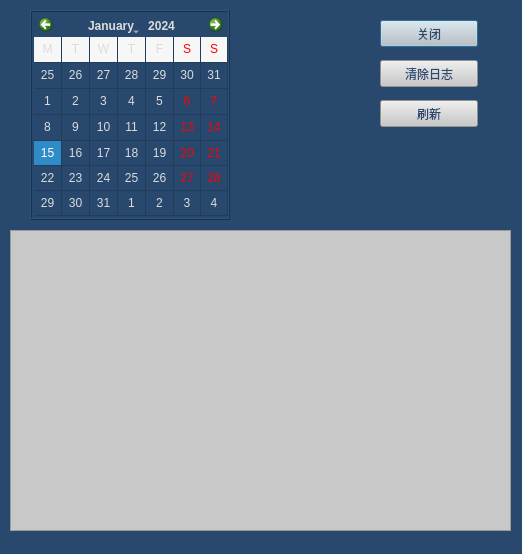
<?xml version="1.0" encoding="UTF-8"?>
<ui version="4.0">
 <class>EventLogDialog</class>
 <widget class="QDialog" name="EventLogDialog">
  <property name="geometry">
   <rect>
    <x>0</x>
    <y>0</y>
    <width>522</width>
    <height>554</height>
   </rect>
  </property>
  <property name="windowTitle">
   <string>Dialog</string>
  </property>
  <property name="styleSheet">
   <string notr="true">background: rgb(40, 72, 110);
color: rgb(220, 220, 220);</string>
  </property>
  <widget class="QTextEdit" name="logviewtextEdit">
   <property name="enabled">
    <bool>true</bool>
   </property>
   <property name="geometry">
    <rect>
     <x>10</x>
     <y>230</y>
     <width>501</width>
     <height>301</height>
    </rect>
   </property>
   <property name="font">
    <font>
     <pointsize>14</pointsize>
    </font>
   </property>
   <property name="styleSheet">
    <string notr="true">background: rgb(200,200,200);
color: rgb(40,72,110);</string>
   </property>
   <property name="horizontalScrollBarPolicy">
    <enum>Qt::ScrollBarAlwaysOff</enum>
   </property>
   <property name="readOnly">
    <bool>true</bool>
   </property>
  </widget>
  <widget class="QPushButton" name="closepushButton">
   <property name="geometry">
    <rect>
     <x>380</x>
     <y>20</y>
     <width>98</width>
     <height>27</height>
    </rect>
   </property>
   <property name="styleSheet">
    <string notr="true">background: rgb(200,200,200);
color: rgb(40,72,110);</string>
   </property>
   <property name="text">
    <string>关闭</string>
   </property>
  </widget>
  <widget class="QFrame" name="searchframe">
   <property name="geometry">
    <rect>
     <x>30</x>
     <y>10</y>
     <width>200</width>
     <height>210</height>
    </rect>
   </property>
   <property name="frameShape">
    <enum>QFrame::Box</enum>
   </property>
   <property name="frameShadow">
    <enum>QFrame::Raised</enum>
   </property>
   <property name="lineWidth">
    <number>1</number>
   </property>
   <widget class="QCalendarWidget" name="dvreventlogcalendar">
    <property name="geometry">
     <rect>
      <x>4</x>
      <y>4</y>
      <width>194</width>
      <height>202</height>
     </rect>
    </property>
    <property name="sizeIncrement">
     <size>
      <width>0</width>
      <height>0</height>
     </size>
    </property>
    <property name="focusPolicy">
     <enum>Qt::NoFocus</enum>
    </property>
    <property name="contextMenuPolicy">
     <enum>Qt::NoContextMenu</enum>
    </property>
    <property name="toolTip">
     <string/>
    </property>
    <property name="styleSheet">
     <string notr="true">background: rgb(40, 72, 110)</string>
    </property>
    <property name="inputMethodHints">
     <set>Qt::ImhNone</set>
    </property>
    <property name="gridVisible">
     <bool>true</bool>
    </property>
    <property name="selectionMode">
     <enum>QCalendarWidget::SingleSelection</enum>
    </property>
    <property name="horizontalHeaderFormat">
     <enum>QCalendarWidget::SingleLetterDayNames</enum>
    </property>
    <property name="verticalHeaderFormat">
     <enum>QCalendarWidget::NoVerticalHeader</enum>
    </property>
    <property name="dateEditEnabled">
     <bool>true</bool>
    </property>
   </widget>
  </widget>
  <widget class="QPushButton" name="clearpushButton">
   <property name="geometry">
    <rect>
     <x>380</x>
     <y>60</y>
     <width>98</width>
     <height>27</height>
    </rect>
   </property>
   <property name="styleSheet">
    <string notr="true">background: rgb(200,200,200);
color: rgb(40,72,110);</string>
   </property>
   <property name="text">
    <string>清除日志</string>
   </property>
  </widget>
  <widget class="QPushButton" name="refreshpushButton">
   <property name="geometry">
    <rect>
     <x>380</x>
     <y>100</y>
     <width>98</width>
     <height>27</height>
    </rect>
   </property>
   <property name="styleSheet">
    <string notr="true">background: rgb(200,200,200);
color: rgb(40,72,110);</string>
   </property>
   <property name="text">
    <string>刷新</string>
   </property>
  </widget>
 </widget>
 <resources/>
 <connections/>
</ui>
